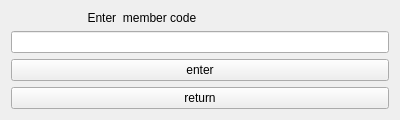
<?xml version="1.0" encoding="UTF-8"?>
<ui version="4.0">
 <class>mcForm</class>
 <widget class="QWidget" name="mcForm">
  <property name="geometry">
   <rect>
    <x>0</x>
    <y>0</y>
    <width>400</width>
    <height>114</height>
   </rect>
  </property>
  <property name="windowTitle">
   <string>Member Confirm</string>
  </property>
  <layout class="QVBoxLayout" name="verticalLayout">
   <item>
    <widget class="QLabel" name="label">
     <property name="layoutDirection">
      <enum>Qt::LeftToRight</enum>
     </property>
     <property name="text">
      <string>                       Enter  member code</string>
     </property>
    </widget>
   </item>
   <item>
    <widget class="QLineEdit" name="mcText"/>
   </item>
   <item>
    <widget class="QPushButton" name="pushButton">
     <property name="text">
      <string>enter</string>
     </property>
    </widget>
   </item>
   <item>
    <widget class="QPushButton" name="toProviderConfirmUI">
     <property name="text">
      <string>return</string>
     </property>
    </widget>
   </item>
  </layout>
 </widget>
 <resources/>
 <connections/>
</ui>
